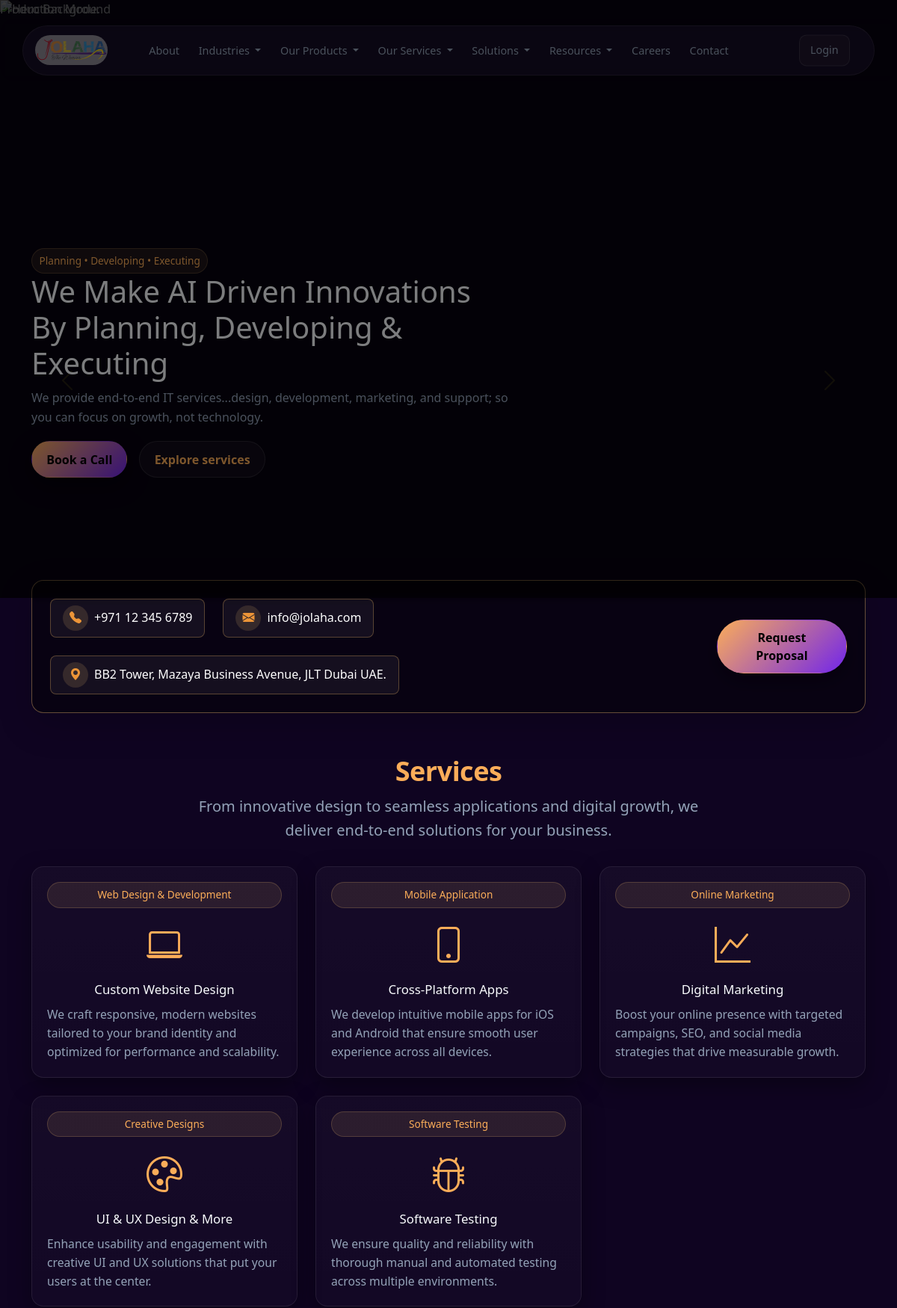
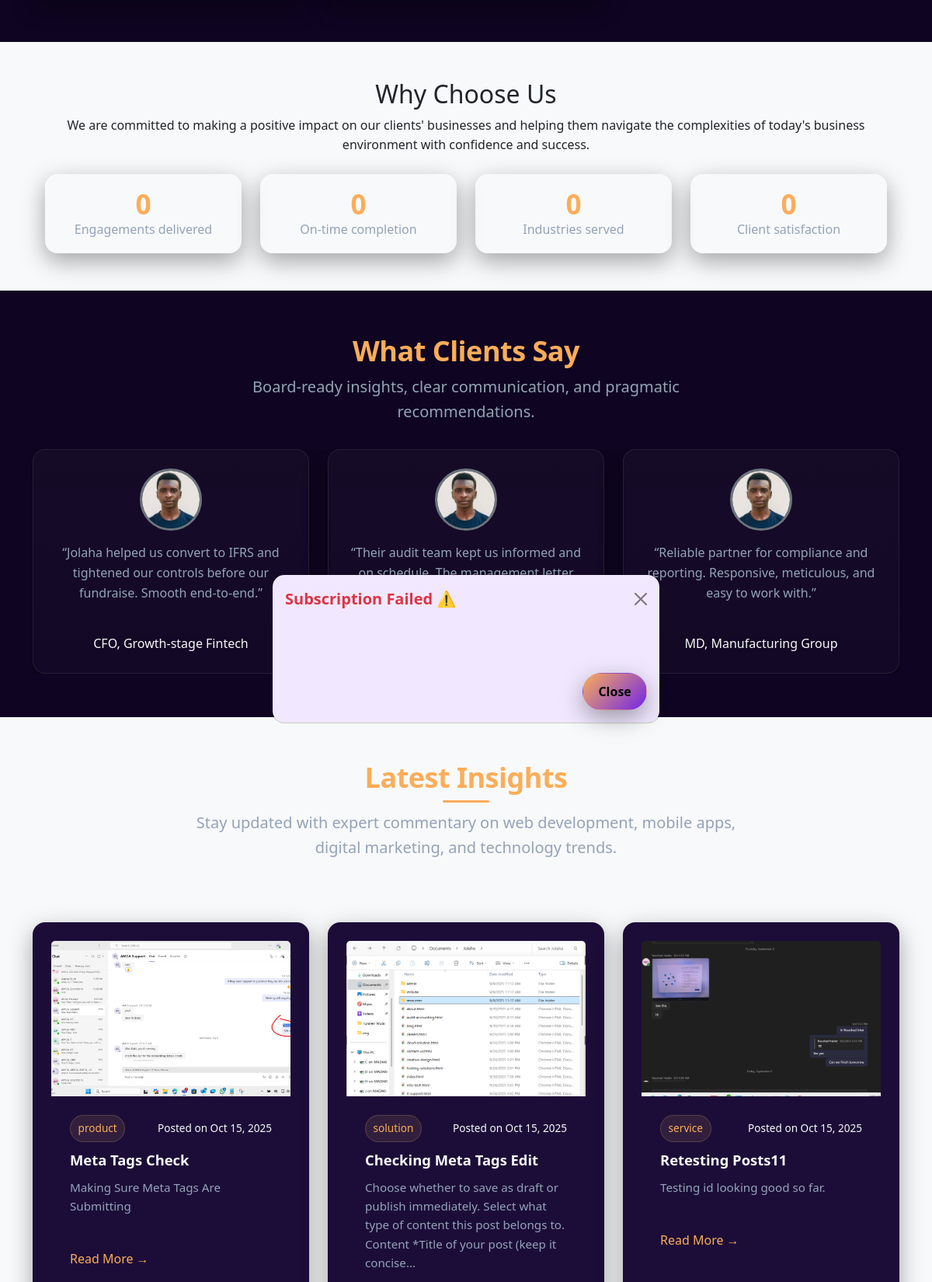
The page / (upper part) on the database its author committed (2 pictures, top to bottom).
### tables this page shows
CREATE TABLE `posts` (
  `post_id` int(10) UNSIGNED NOT NULL,
  `post_title` varchar(255) NOT NULL,
  `post_slug` varchar(255) NOT NULL,
  `post_content` text NOT NULL,
  `post_author` int(10) UNSIGNED NOT NULL,
  `post_author_name` varchar(100) NOT NULL,
  `post_excerpt` text DEFAULT NULL,
  `post_status` enum('draft','published') NOT NULL DEFAULT 'published',
  `post_image` varchar(255) DEFAULT NULL,
  `meta_title` varchar(255) DEFAULT NULL,
  `meta_description` text DEFAULT NULL,
  `meta_keywords` varchar(255) DEFAULT NULL,
  `post_category` enum('solution','product','service') NOT NULL,
  `selected_solution` int(10) UNSIGNED DEFAULT NULL,
  `selected_product` int(10) UNSIGNED DEFAULT NULL,
  `selected_service` int(10) UNSIGNED DEFAULT NULL,
  `created_at` timestamp NOT NULL DEFAULT current_timestamp(),
  `updated_at` timestamp NOT NULL DEFAULT current_timestamp() ON UPDATE current_timestamp()
);

### index.php (the view, shortened to what this page needs)
<?php
include 'includes/head.php';
?>
<body>
  <section class="hero position-relative">
    <img src="resources/img/hero.jpg" alt="Hero Background" class="hero-bg-image">
    <div class="hero-overlay"></div>
    <?php
    include 'includes/header-navbar.php';
    ?>
    <div id="heroCarousel" class="carousel slide" data-bs-ride="carousel">
      <div class="carousel-inner">
        <div class="carousel-item active">
          <div class="container">
            <div class="row align-items-center gy-4">
              <div class="col-lg-7 mb-5">
                <span class="chip">Planning • Developing • Executing</span>
                <h1 class="hero-title">We Make AI Driven Innovations By Planning, Developing & Executing</h1>
                <p class="lead hero-lead">We provide end-to-end IT services...design, development, marketing, and support; so you can focus on growth, not technology.</p>
                <div class="d-flex gap-3 flex-wrap">
                  <a href="#" class="btn btn-primary" data-bs-toggle="modal" data-bs-target="#bookCallModal">
                    Book a Call
                  </a>
                  <a class="btn btn-ghost" href="our-services.php">Explore services</a>
                </div>
              </div>
            </div>
          </div>
        </div>
      </div>
      <button class="carousel-control-prev" type="button" data-bs-target="#heroCarousel" data-bs-slide="prev">
        <span class="carousel-control-prev-icon" aria-hidden="true"></span>
      </button>
      <button class="carousel-control-next" type="button" data-bs-target="#heroCarousel" data-bs-slide="next">
        <span class="carousel-control-next-icon" aria-hidden="true"></span>
      </button>
    </div>
  </section>
  <div class="contact-cta container position-relative">
    <div class="contact-cta-inner d-flex flex-column flex-md-row align-items-center justify-content-between p-4 rounded-4 shadow-lg">
      <div class="d-flex flex-column flex-md-row align-items-center gap-4 text-white contact-info">
        <div class="info-box d-flex align-items-center gap-2">
          <div class="icon-circle"><i class="bi bi-telephone-fill"></i></div>
          <span>+971 12 345 6789</span>
        </div>
        <div class="info-box d-flex align-items-center gap-2">
          <div class="icon-circle"><i class="bi bi-envelope-fill"></i></div>
          <span>info@jolaha.com</span>
        </div>
        <div class="info-box d-flex align-items-center gap-2">
          <div class="icon-circle"><i class="bi bi-geo-alt-fill"></i></div>
          <span>BB2 Tower, Mazaya Business Avenue, JLT Dubai UAE.</span>
        </div>
      </div>
      <button class="btn btn-primary" data-bs-toggle="modal" data-bs-target="#proposalModal">Request Proposal</button>
    </div>
  </div>
  <section id="services" class="section">
    <div class="container">
      <h2>Services</h2>
      <div class="d-flex justify-content-center">
        <p class="lead text-center">
          From innovative design to seamless applications and digital growth, we deliver end-to-end solutions for your business.
        </p>
      </div>
      <div class="row g-4 services">
        <div class="col-lg-4 col-md-6">
          <article class="service card h-100 text-center">
            <a href="web-design-dev.php" class="chip text-decoration-none d-inline-block">
              Web Design & Development
            </a>
            <div class="service-icon">
              <i class="bi bi-laptop"></i>
            </div>
            <h3>
              <a href="web-design-dev.php" class="text-decoration-none" style="color: inherit;">
                Custom Website Design
              </a>
            </h3>
            <p>We craft responsive, modern websites tailored to your brand identity and optimized for performance and scalability.</p>
          </article>
        </div>
        <div class="col-lg-4 col-md-6">
          <article class="service card h-100 text-center">
            <a href="mobile-app.php" class="chip text-decoration-none d-inline-block">
              Mobile Application
            </a>
            <div class="service-icon">
              <i class="bi bi-phone"></i>
            </div>
            <h3>
              <a href="mobile-app.php" class="text-decoration-none" style="color: inherit;">
                Cross-Platform Apps
              </a>
            </h3>
            <p>We develop intuitive mobile apps for iOS and Android that ensure smooth user experience across all devices.</p>
          </article>
        </div>
        <div class="col-lg-4 col-md-6">
          <article class="service card h-100 text-center">
            <a href="online-marketing.php" class="chip text-decoration-none d-inline-block">
              Online Marketing
            </a>
            <div class="service-icon">
              <i class="bi bi-graph-up"></i>
            </div>
            <h3>
              <a href="online-marketing.php" class="text-decoration-none" style="color: inherit;">
                Digital Marketing
              </a>
            </h3>
            <p>Boost your online presence with targeted campaigns, SEO, and social media strategies that drive measurable growth.</p>
          </article>
        </div>
        <div class="col-lg-4 col-md-6">
          <article class="service card h-100 text-center">
            <a href="creative-design.php" class="chip text-decoration-none d-inline-block">
              Creative Designs
            </a>
            <div class="service-icon">
              <i class="bi bi-palette"></i>
            </div>
            <h3>
              <a href="creative-design.php" class="text-decoration-none" style="color: inherit;">
                UI & UX Design & More
              </a>
            </h3>
            <p>Enhance usability and engagement with creative UI and UX solutions that put your users at the center.</p>
          </article>
        </div>
        <div class="col-lg-4 col-md-6">
          <article class="service card h-100 text-center">
            <a href="software-testing.php" class="chip text-decoration-none d-inline-block">
              Software Testing
            </a>
            <div class="service-icon">
              <i class="bi bi-bug"></i>
            </div>
            <h3>
              <a href="software-testing.php" class="text-decoration-none" style="color: inherit;">
                Software Testing
              </a>
            </h3>
            <p>We ensure quality and reliability with thorough manual and automated testing across multiple environments.</p>
          </article>
        </div>
      </div>
    </div>
  </section>
  <section id="stats" class="bg-light py-5">
    <div class="container text-center">
      <h2 class="text-dark">Why Choose Us</h2>
      <p class="text-dark mb-5">
        We are committed to making a positive impact on our clients' businesses and helping them
        navigate the complexities of today's business environment with confidence and success.
      </p>
      <div class="row g-4">
        <div class="container">
          <div class="row g-4 text-center">
            <div class="col-sm-6 col-md-3">
              <div class="stat card p-3">
                <div class="num display-6" data-target="150+">0</div>
                <div class="label muted">Engagements delivered</div>
              </div>
            </div>
            <div class="col-sm-6 col-md-3">
              <div class="stat card p-3">
                <div class="num display-6" data-target="98%">0</div>
                <div class="label muted">On-time completion</div>
              </div>
            </div>
            <div class="col-sm-6 col-md-3">
              <div class="stat card p-3">
                <div class="num display-6" data-target="40+">0</div>
                <div class="label muted">Industries served</div>
              </div>
            </div>
            <div class="col-sm-6 col-md-3">
              <div class="stat card p-3">
                <div class="num display-6" data-target="A+">0</div>
                <div class="label muted">Client satisfaction</div>
              </div>
            </div>
          </div>
        </div>
      </div>
    </div>
  </section>
  <section class="section">
    <div class="container">
      <h2>What Clients Say</h2>
      <div class="d-flex justify-content-center">
        <p class="lead text-center">
          Board-ready insights, clear communication, and pragmatic recommendations.
        </p>
      </div>
      <div id="clientCarousel" class="carousel slide" data-bs-ride="carousel">
        <div class="carousel-inner">
          <div class="carousel-item active">
            <div class="row g-4 justify-content-center">
              <div class="col-md-4">
                <article class="quote card p-4 text-center">
                  <img src="resources/img/photo.jpg" alt="Client 1" class="rounded-circle mx-auto d-block client-img">
                  <p class="mt-3">“Jolaha helped us convert to IFRS and tightened our controls before our fundraise. Smooth end-to-end.”</p>
                  <div class="text-light mt-2">CFO, Growth-stage Fintech</div>
                </article>
              </div>
              <div class="col-md-4">
                <article class="quote card p-4 text-center">
                  <img src="resources/img/photo.jpg" alt="Client 2" class="rounded-circle mx-auto d-block client-img">
                  <p class="mt-3">“Their audit team kept us informed and on schedule. The management letter was practical and prioritized.”</p>
                  <div class="text-light mt-2">Chair, Audit Committee</div>
                </article>
              </div>
              <div class="col-md-4">
                <article class="quote card p-4 text-center">
                  <img src="resources/img/photo.jpg" alt="Client 3" class="rounded-circle mx-auto d-block client-img">
                  <p class="mt-3">“Reliable partner for compliance and reporting. Responsive, meticulous, and easy to work with.”</p>
                  <div class="text-light mt-2">MD, Manufacturing Group</div>
                </article>
              </div>
            </div>
          </div>
        </div>
      </div>
    </div>
  </section>
  <section id="blog" class="section blog-section bg-light">
    <div class="container">
      <div class="text-center mb-5">
      <h2 class="section-title">Latest Insights</h2>
      <div class="d-flex justify-content-center">
        <p class="lead text-center">
          Stay updated with expert commentary on web development, mobile apps, digital marketing, and technology trends.
        </p>
      </div>
    </div>
    <?php
      $query = "SELECT post_id, post_slug, post_title, post_content, post_author_name, post_image, post_category, created_at
                  FROM posts
                ORDER BY created_at DESC
                LIMIT 3";
      $stmt = $connection->prepare($query);
      $stmt->execute();
      $posts = $stmt->fetchAll(PDO::FETCH_ASSOC);
    ?>
    <div class="row gy-4">
      <?php if (!empty($posts)): ?>
        <?php foreach ($posts as $post): ?>
          <?php
            $excerpt = strlen($post['post_content']) > 150
              ? substr($post['post_content'], 0, 150) . '...'
              : $post['post_content'];
            $createdTime = strtotime($post['created_at']);
            $currentTime = time();
            $hoursDiff = ($currentTime - $createdTime) / 3600;
            if ($hoursDiff < 24) {
              $postedLabel = "Posted Today";
            } elseif ($hoursDiff < 48) {
              $postedLabel = "Posted Yesterday";
            } elseif ($hoursDiff < 72) {
              $postedLabel = "Posted 3 days ago";
            } elseif ($hoursDiff < 96) {
              $postedLabel = "Posted 4 days ago";
            } elseif ($hoursDiff < 120) {
              $postedLabel = "Posted 5 days ago";
            }else {
              $postedLabel = "Posted on " . date("M j, Y", $createdTime);
            }
          ?>
          <div class="col-md-6 col-lg-4">
            <article class="blog-card card h-100">
              <img
                src="resources/img/uploads/posts/<?php echo htmlspecialchars($post['post_image']); ?>"
                class="card-img-top"
                alt="<?php echo htmlspecialchars($post['post_title']); ?>"
              >
              <div class="card-body">
                <div class="d-flex justify-content-between align-items-center mb-2">
                  <span class="chip"><?php echo htmlspecialchars($post['post_category']); ?></span>
                  <small class="text-light" style="font-size: 0.85rem;">
                    <?php echo htmlspecialchars($postedLabel); ?>
                  </small>
                </div>
                <h3 class="blog-title"><?php echo htmlspecialchars($post['post_title']); ?></h3>
                <p class="blog-excerpt" style="text-align:left;">
                  <?php echo htmlspecialchars($excerpt); ?>
                </p>
                <a href="post-details.php?slug=<?php echo urlencode($post['post_slug']); ?>" class="read-more">
                  Read More →
                </a>
              </div>
            </article>
          </div>
        <?php endforeach; ?>
          <?php else: ?>
            <p class="text-center text-muted">No posts found.</p>
          <?php endif; ?>
        </div>
      </div>
  </section>
  <div class="modal fade" id="newslettererrorModal" tabindex="-1" aria-labelledby="errorModalLabel" aria-hidden="true">
    <div class="modal-dialog modal-dialog-centered">
      <div class="modal-content" style="background-color: var(--bg-light); color: var(--primary); border-radius: var(--radius);">
        <div class="modal-header border-0">
          <h5 class="modal-title fw-bold" id="errorModalLabel" style="color: #dc3545;">
            Subscription Failed ⚠️
          </h5>
          <button type="button" class="btn-close" data-bs-dismiss="modal" aria-label="Close"></button>
        </div>
        <div class="modal-body">
        </div>
        <div class="modal-footer border-0">
          <button type="button" class="btn btn-primary" data-bs-dismiss="modal">Close</button>
        </div>
      </div>
    </div>
  </div>
</body>
</html>

### rows shown on the page
posts: post_image (picture), post_category "product", created_at "Posted on Oct 15, 2025", post_title "Meta Tags Check", post_content "Making Sure Meta Tags Are Submitting"
posts: post_image (picture), post_category "solution", created_at "Posted on Oct 15, 2025", post_title "Checking Meta Tags Edit", post_content "Choose whether to save as draft or publish immediately. Select what type of content this post belongs to. Content *Title of your post (keep it concise..."
posts: post_image (picture), post_category "service", created_at "Posted on Oct 15, 2025", post_title "Retesting Posts11", post_content "Testing id looking good so far."
